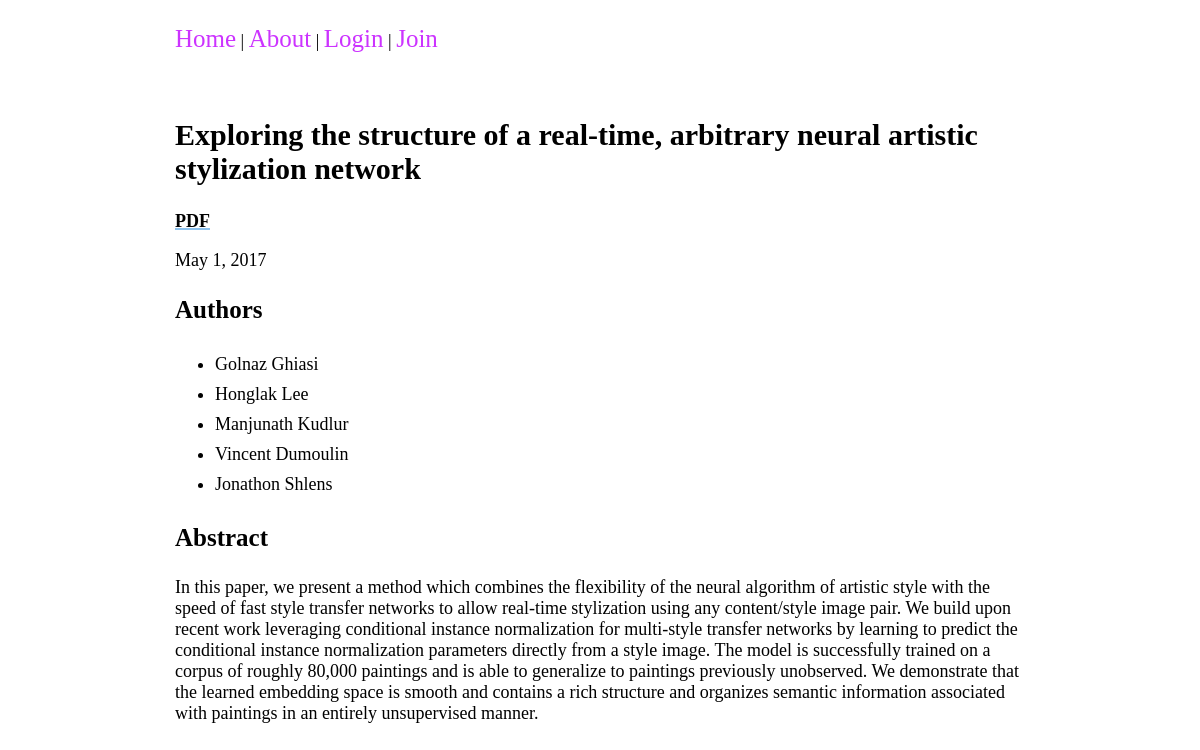
The app's page /papers/1/ with its own data.
### papers/models.py (models this page shows, shortened)
class Paper(models.Model):
    url = models.URLField(max_length=50)
    pdf_url = models.URLField(max_length=50)
    arxiv_id = models.CharField(max_length=20)
    title = models.CharField(max_length=500)
    authors = models.ManyToManyField('Author', through='AuthorPaper')
    abstract = models.CharField(max_length=1000)
    key_words = models.ManyToManyField('KeyWord', through='KeyWordPaper')
    published = models.DateField()

class Author(models.Model):
    name = models.CharField(max_length=50)
    papers = models.ManyToManyField('Paper', through='AuthorPaper')
    def  __str__(self):
        return self.name

### papers/views.py (the view)
# urls.py: path('<int:pk>/', views.PaperDetailView.as_view(), name='paper-detail'),
class PaperDetailView(DetailView):
    model = Paper
    def get_context_data(self, **kwargs):
        ctx = super().get_context_data(**kwargs)
        return ctx

### papers/templates/papers/paper_detail.html (shortened to what this page needs)
{% extends 'base.html' %}
{% block content %}
<h2>{{ paper.title }}</h2>
<b><a href="{{ paper.pdf_url }}">PDF</a></b>
<p>{{ paper.published }}</p>
<h3>Authors</h3>
  <ul>
    {% for author in paper.authors.all %}
    <li>{{ author }}</li>
    {% endfor %}
  </ul>
  <h3>Abstract</h3>
<p>{{ paper.abstract }}</p>
  {% endblock %}

### static/styles.css (style rules this page uses)
:root { font-size: 62.5%; --c-cream: #FFFDD0; --c-lightgrey: #CCCCFF; --c-lightgreen: #DCFAE1; --c-green: #91F7A4; --c-grey: #CCCCCC; --c-purple: #CC33FF; --c-lightblue: #8dc2ee; --bg-color: skyblue; --c-link: var(--c-lightblue); --c-navBar-a: var(--c-purple); --c-main-text: black; }
body { font-size: 1.8rem; }
h2 { font-size: 3rem; }
h3 { font-size: 2.5rem; }
a { color: var(--main-text); text-decoration: underline var(--c-link) 2px; }
li { line-height: 3rem; }

### records on screen
Paper: title "Exploring the structure of a real-time, arbitrary neural artistic stylization network", published "May 1, 2017", abstract "In this paper, we present a method which combines the flexibility of the neural algorithm of artistic style with the speed of fast style transfer networks to allow real-time stylization using any content/style image pair. We build upon recent work leveraging conditional instance normalization for multi-style transfer networks by learning to predict the conditional instance normalization parameters directly from a style image. The model is successfully trained on a corpus of roughly 80,000 paintings and is able to generalize to paintings previously unobserved. We demonstrate that the learned embedding space is smooth and contains a rich structure and organizes semantic information associated…"
Author: name "Golnaz Ghiasi"
Author: name "Honglak Lee"
Author: name "Manjunath Kudlur"
Author: name "Vincent Dumoulin"
Author: name "Jonathon Shlens"
